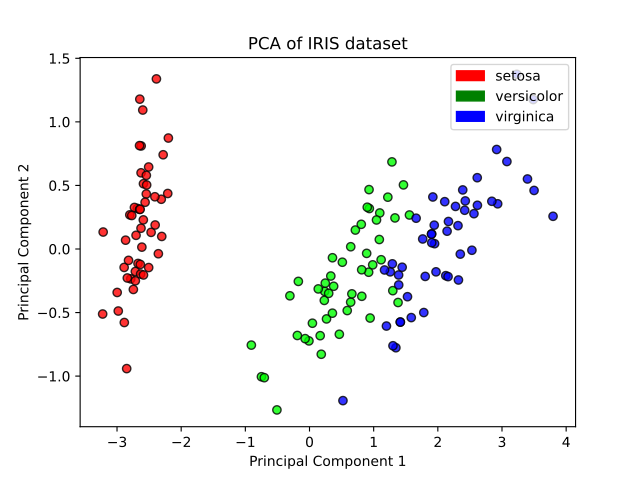

Write Python code to recreate this figure.
import matplotlib.pyplot as plt
from sklearn.datasets import load_iris
from sklearn.decomposition import PCA

# Irisデータセットを読み込む
iris = load_iris()
X = iris.data
y = iris.target

# PCAを適用して2次元に削減
pca = PCA(n_components=2)
X_reduced = pca.fit_transform(X)

# クラスごとに色を設定
colors = ['red', 'green', 'blue']
lw = 2

# グラフを描画
plt.figure(figsize=(8, 6))
for color, i, target_name in zip(colors, [0, 1, 2], iris.target_names):
    plt.scatter(X_reduced[y == i, 0], X_reduced[y == i, 1], color=color, alpha=.8, lw=lw, label=target_name)
plt.legend(loc='best', shadow=False, scatterpoints=1)
plt.title('PCA of IRIS dataset')
plt.xlabel('Principal Component 1')
plt.ylabel('Principal Component 2')
plt.show()
